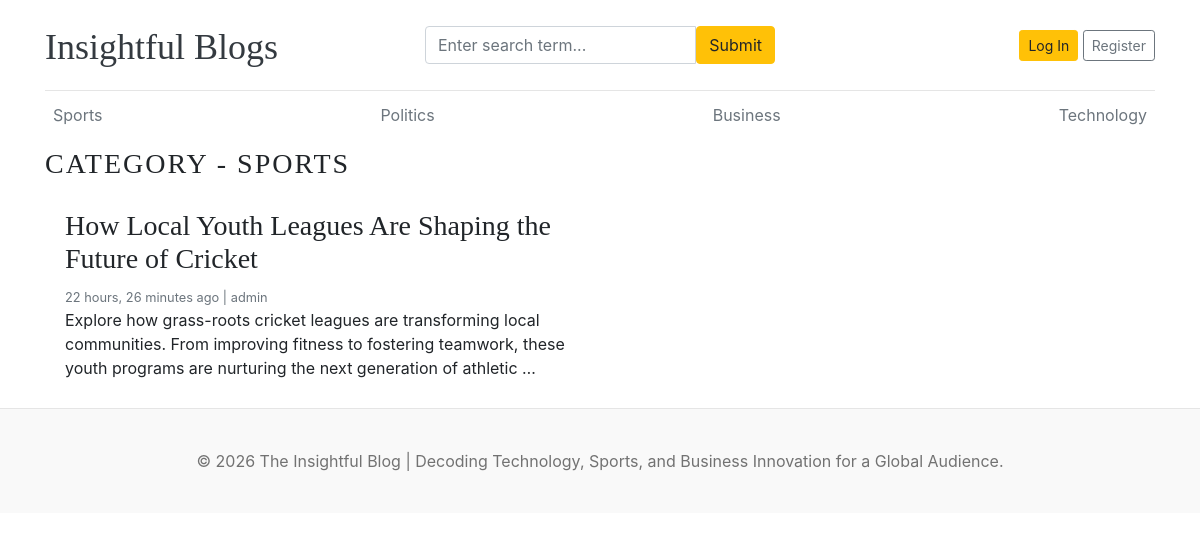
Page /category/1/ on the committed database.
### blogs/models.py (models this page shows, shortened)
class Category(models.Model):
    category_name = models.CharField(max_length=50, unique=True)
    created_at = models.DateTimeField(auto_now_add=True)
    updated_at = models.DateTimeField(auto_now_add=True)
    class Meta:
        verbose_name_plural = "Categories"
    def __str__(self):
        return self.category_name

class Blog(models.Model):
    title = models.CharField(max_length=100)
    slug = models.SlugField(max_length=150, unique=True, blank=True)
    category = models.ForeignKey(Category, on_delete=models.CASCADE)
    author = models.ForeignKey(User, on_delete=models.CASCADE)
    featured_image = models.ImageField(upload_to="uploads/%Y/%m/%d")
    short_description = models.TextField(max_length=500)
    blog_body = models.TextField(max_length=2000)
    status = models.CharField(max_length=20, choices=STATUS_CHOICES, default="Draft")
    is_featured = models.BooleanField(default=False)
    created_at = models.DateTimeField(auto_now_add=True)
    updated_at = models.DateTimeField(auto_now_add=True)

### blogs/views.py (the view)
# urls.py: path("<int:category_id>/", views.posts_by_category, name="posts_by_category"),
def posts_by_category(request, category_id):
    posts = Blog.objects.filter(status="Published", category=category_id)
    category = get_object_or_404(Category, pk=category_id)
    context = {
        "posts": posts,
        "category": category,
    }
    return render(request, "posts_by_category.html", context)

### blogs/context_processors.py (called while the page is built)
def get_categories(request):
    categories = Category.objects.all()
    return dict(categories=categories)

def get_social_links(request):
    social_links = SocialLink.objects.all()
    return dict(social_links=social_links)

### templates/posts_by_category.html (shortened to what this page needs)
{% extends 'base.html' %}
{% block content %}
<h3 class="text-uppercase text-dark-emphasis" style="letter-spacing: 2px;">category - {{ category }}</h3>
<div class="row mb-2">
    {% if posts %}
    {% for post in posts %}
    <div class="col-md-6">
        <div class="card border-0">
            <div class="card-body">
                <h3>{{ post.title }}</h3>
                <small class="mb-1 text-muted">{{ post.created_at | timesince }} ago | {{ post.author }}</small>
                <p class="card-text">{{ post.short_description | truncatewords:25}}</p>
            </div>
        </div>
    </div>
    {% endfor %}
    {% else %}
    <p>No posts found</p>
    {% endif %}
</div>
{% endblock %}

### templates/base.html (shortened to what this page needs)
{% load static %}
<!DOCTYPE html>
<html lang="en">
<head>
    <link href="https://getbootstrap.com/docs/4.0/dist/css/bootstrap.min.css" rel="stylesheet">
    <link href="{% static 'css/blog.css' %}" rel="stylesheet">
</head>
<body>
    <div class="container">
        <header class="blog-header py-3">
            <div class="row flex-nowrap justify-content-between align-items-center">
                <div class="col-4 pt-1">
                    <a class="blog-header-logo text-dark" href="/">Insightful Blogs</a>
                </div>
                <div class="col-4">
                    <form action="{% url 'search' %}" method="GET">
                        <div class="input-group">
                            <input class="form-control" type="text" name="keyword" value="{{ keyword }}"
                                placeholder="Enter search term..." aria-label="Enter search term..."
                                aria-describedby="button-search" />
                            <button class="btn btn-warning" id="button-search" type="submit">Submit</button>
                        </div>
                    </form>
                </div>
                <div class="col-4 d-flex justify-content-end align-items-center">
                    {% if not user.is_authenticated %}
                    <a class="btn btn-sm btn-warning" href="{% url 'login' %}">Log In</a> &nbsp;
                    <a class="btn btn-sm btn-outline-secondary" href="{% url 'register' %}">Register</a>
                    {% else %}
                    <span>You are logged in as {{ user }}</span>
                    &ensp;
                    <span><a href="{% url 'logout' %}">Logout</a></span>
                    {% endif %}
                </div>
            </div>
        </header>
        <div class="nav-scroller py-1 mb-2">
            <nav class="nav d-flex justify-content-between">
                {% for cat in categories %}
                <a class="p-2 text-muted" href="{% url 'posts_by_category' cat.id %}">{{cat.category_name}}</a>
                {% endfor %}
            </nav>
        </div>
        {% block content %}
        {% endblock %}
    </div>
    <footer class="blog-footer">
        <p>© 2026 The Insightful Blog | Decoding Technology, Sports, and Business Innovation for a Global Audience.</p>
    </footer>
</body>
</html>

### blog_main/static/css/blog.css (style rules this page uses)
.blog-header { border-bottom: 1px solid #e5e5e5; }
.blog-header-logo { font-family: "Playfair Display", Georgia, "Times New Roman", serif; font-size: 2.25rem; }
h1, h2, h3, h4, h5, h6 { font-family: "Playfair Display", Georgia, "Times New Roman", serif; }
.blog-footer { padding: 2.5rem 0; color: #727272; text-align: center; background-color: #f9f9f9; border-top: .05rem solid #e5e5e5; }
.blog-footer p:last-child { margin-bottom: 0; }

### rows in the picture
Category: category_name "Sports", category_name "SPORTS"
Category: category_name "Politics"
Category: category_name "Business"
Category: category_name "Technology"
Blog: title "How Local Youth Leagues Are Shaping the Future of Cricket", created_at "22 hours, 26 minutes", author "admin", short_description "Explore how grass-roots cricket leagues are transforming local communities. From improving fitness to fostering teamwork, these youth programs are nurturing the next generation of athletic …"
